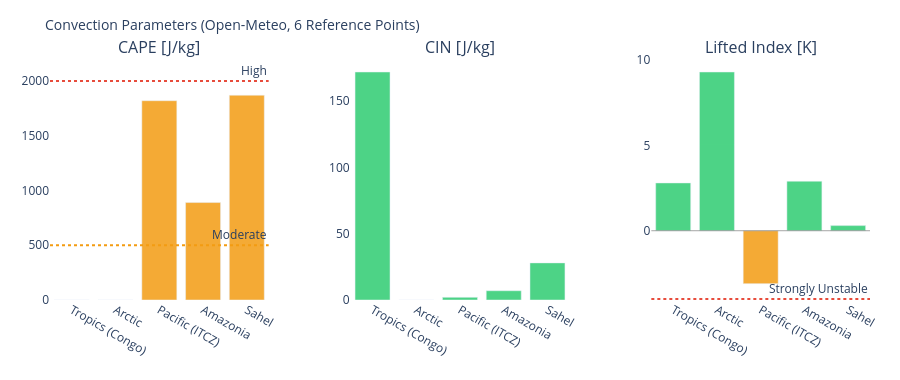

Notebook source saved alongside this figure:
### Markdown cell above
---
## 3. Visualizations

### Code cell
# ============================================================
# CAPE / CIN / LIFTED INDEX – Convection potential
# ============================================================

if not df_atm.empty:
    fig = make_subplots(
        rows=1, cols=3,
        subplot_titles=['CAPE [J/kg]', 'CIN [J/kg]', 'Lifted Index [K]'],
        horizontal_spacing=0.1
    )
    pts = df_atm['point'].tolist()
    pt_colors = ['#E85D24','#185FA5','#888780','#378ADD','#639922','#F2A623']

    # CAPE – höher = mehr Gewitterpotential
    cape_vals = df_atm['cape'].fillna(0).tolist()
    cape_colors = ['#e74c3c' if v > 2000 else '#f39c12' if v > 500 else '#2ecc71'
                   for v in cape_vals]
    fig.add_trace(go.Bar(x=pts, y=cape_vals, marker_color=cape_colors,
                         opacity=0.85, showlegend=False), row=1, col=1)
    fig.add_hline(y=2000, line_dash='dot', line_color='#e74c3c',
                  annotation_text='High', row=1, col=1)
    fig.add_hline(y=500,  line_dash='dot', line_color='#f39c12',
                  annotation_text='Moderate', row=1, col=1)

    # CIN – negativer = stärker gedeckelt (weniger Auslöse)
    cin_vals = df_atm['cin'].fillna(0).tolist()
    cin_colors = ['#e74c3c' if v < -200 else '#f39c12' if v < -50 else '#2ecc71'
                  for v in cin_vals]
    fig.add_trace(go.Bar(x=pts, y=cin_vals, marker_color=cin_colors,
                         opacity=0.85, showlegend=False), row=1, col=2)

    # Lifted Index – negativ = instabil
    li_vals = df_atm['li'].fillna(0).tolist()
    li_colors = ['#e74c3c' if v < -4 else '#f39c12' if v < 0 else '#2ecc71'
                 for v in li_vals]
    fig.add_trace(go.Bar(x=pts, y=li_vals, marker_color=li_colors,
                         opacity=0.85, showlegend=False), row=1, col=3)
    fig.add_hline(y=0, line_color='gray', line_width=0.7, row=1, col=3)
    fig.add_hline(y=-4, line_dash='dot', line_color='#e74c3c',
                  annotation_text='Strongly Unstable', row=1, col=3)

    fig.update_layout(
        title=dict(text='Convection Parameters (Open-Meteo, 6 Reference Points)', font=dict(size=14)),
        height=380, plot_bgcolor='rgba(0,0,0,0)', paper_bgcolor='rgba(0,0,0,0)',
        margin=dict(l=50, r=30, t=60, b=80)
    )
    fig.update_xaxes(tickangle=30)
    fig.show()

### Figure 1 — Plotly figure (JSON) as saved in the notebook; plotly's stock layout.template omitted (floating-point values rounded to 4 significant figures)
{"data": [{"marker": {"color": ["#2ecc71", "#2ecc71", "#f39c12", "#f39c12", "#f39c12"]}, "opacity": 0.85, "showlegend": false, "type": "bar", "x": ["Tropics (Congo)", "Arctic", "Pacific (ITCZ)", "Amazonia", "Sahel"], "xaxis": "x", "y": [0.0, 0.0, 1820.0, 890.0, 1870.0], "yaxis": "y"}, {"marker": {"color": ["#2ecc71", "#2ecc71", "#2ecc71", "#2ecc71", "#2ecc71"]}, "opacity": 0.85, "showlegend": false, "type": "bar", "x": ["Tropics (Congo)", "Arctic", "Pacific (ITCZ)", "Amazonia", "Sahel"], "xaxis": "x2", "y": [172.0, 0.0, 2.0, 7.0, 28.0], "yaxis": "y2"}, {"marker": {"color": ["#2ecc71", "#2ecc71", "#f39c12", "#2ecc71", "#2ecc71"]}, "opacity": 0.85, "showlegend": false, "type": "bar", "x": ["Tropics (Congo)", "Arctic", "Pacific (ITCZ)", "Amazonia", "Sahel"], "xaxis": "x3", "y": [2.8, 9.3, -3.1, 2.9, 0.3], "yaxis": "y3"}], "layout": {"annotations": [{"font": {"size": 16}, "showarrow": false, "text": "CAPE [J/kg]", "x": 0.1333, "xanchor": "center", "xref": "paper", "y": 1.0, "yanchor": "bottom", "yref": "paper"}, {"font": {"size": 16}, "showarrow": false, "text": "CIN [J/kg]", "x": 0.5, "xanchor": "center", "xref": "paper", "y": 1.0, "yanchor": "bottom", "yref": "paper"}, {"font": {"size": 16}, "showarrow": false, "text": "Lifted Index [K]", "x": 0.8667, "xanchor": "center", "xref": "paper", "y": 1.0, "yanchor": "bottom", "yref": "paper"}, {"showarrow": false, "text": "High", "x": 1, "xanchor": "right", "xref": "x domain", "y": 2000, "yanchor": "bottom", "yref": "y"}, {"showarrow": false, "text": "Moderate", "x": 1, "xanchor": "right", "xref": "x domain", "y": 500, "yanchor": "bottom", "yref": "y"}, {"showarrow": false, "text": "Strongly Unstable", "x": 1, "xanchor": "right", "xref": "x3 domain", "y": -4, "yanchor": "bottom", "yref": "y3"}], "height": 380, "margin": {"b": 80, "l": 50, "r": 30, "t": 60}, "paper_bgcolor": "rgba(0,0,0,0)", "plot_bgcolor": "rgba(0,0,0,0)", "shapes": [{"line": {"color": "#e74c3c", "dash": "dot"}, "type": "line", "x0": 0, "x1": 1, "xref": "x domain", "y0": 2000, "y1": 2000, "yref": "y"}, {"line": {"color": "#f39c12", "dash": "dot"}, "type": "line", "x0": 0, "x1": 1, "xref": "x domain", "y0": 500, "y1": 500, "yref": "y"}, {"line": {"color": "gray", "width": 0.7}, "type": "line", "x0": 0, "x1": 1, "xref": "x3 domain", "y0": 0, "y1": 0, "yref": "y3"}, {"line": {"color": "#e74c3c", "dash": "dot"}, "type": "line", "x0": 0, "x1": 1, "xref": "x3 domain", "y0": -4, "y1": -4, "yref": "y3"}], "title": {"font": {"size": 14}, "text": "Convection Parameters (Open-Meteo, 6 Reference Points)"}, "xaxis": {"anchor": "y", "domain": [0.0, 0.2667], "tickangle": 30}, "xaxis2": {"anchor": "y2", "domain": [0.3667, 0.6333], "tickangle": 30}, "xaxis3": {"anchor": "y3", "domain": [0.7333, 1.0], "tickangle": 30}, "yaxis": {"anchor": "x", "domain": [0.0, 1.0]}, "yaxis2": {"anchor": "x2", "domain": [0.0, 1.0]}, "yaxis3": {"anchor": "x3", "domain": [0.0, 1.0]}}}
